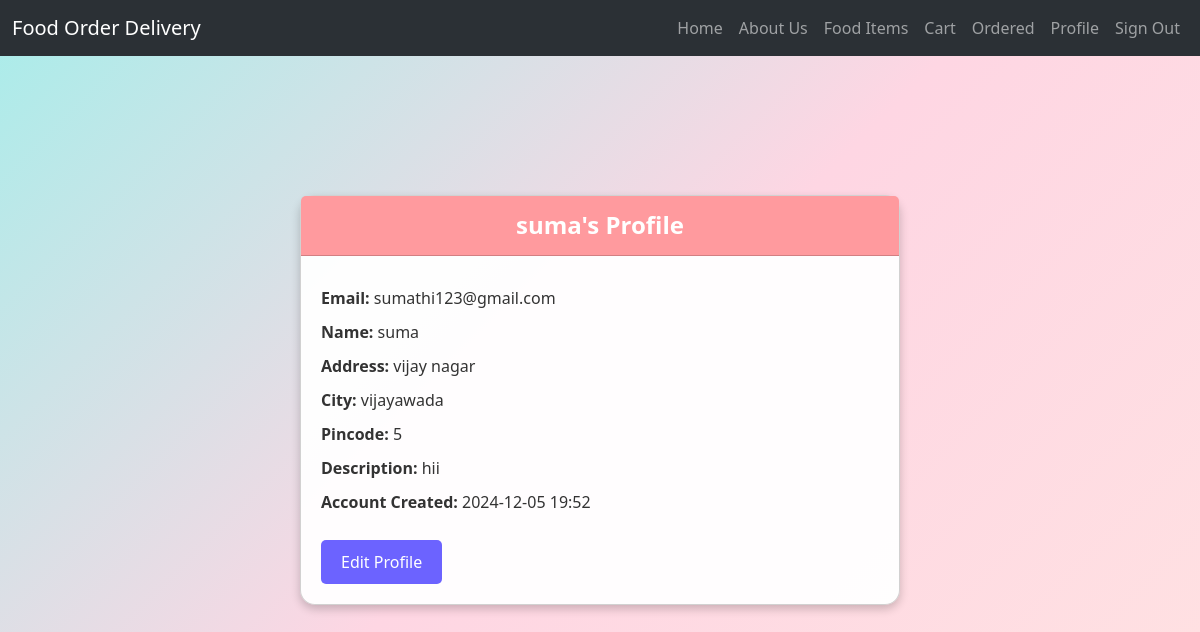
/customer/profile/ (signed in), run on the app's committed database.
### customer/models.py (models this page shows, shortened)
class Customer(models.Model):
    emailId = models.EmailField(max_length=200, unique=True)  # Use snake_case for consistency
    password = models.CharField(max_length=128)  # Increased to 128 for better password handling
    name = models.CharField(max_length=200)
    street = models.TextField()
    description = models.TextField(null=True, blank=True)
    pincode = models.IntegerField()
    city = models.CharField(max_length=100)
    created = models.DateTimeField(auto_now_add=True)

### customer/views.py (the view)
# urls.py: path('profile/', views.profile_view, name='profile'),
def profile_view(request):
    user_id = request.session.get('user_id')
    if not user_id:
        return redirect('customer:login')
    customer = Customer.objects.get(id=user_id)
    return render(request, 'customer/profile.html', {'user': customer})

### customer/templates/customer/profile.html (shortened to what this page needs)
{% extends "accounts/base.html" %} {% block title %}Your Profile{% endblock %}
{% block content %}
<div class="container mt-4">
  <div class="card">
    <div class="card-header">
      <h5 class="card-title">{{ user.name }}'s Profile</h5>
    </div>
    <div class="card-body">
      <p><strong>Email:</strong> {{ user.emailId }}</p>
      <p><strong>Name:</strong> {{ user.name }}</p>
      <p><strong>Address:</strong> {{ user.street }}</p>
      <p><strong>City:</strong> {{ user.city }}</p>
      <p><strong>Pincode:</strong> {{ user.pincode }}</p>
      <p><strong>Description:</strong> {{ user.description }}</p>
      <p>
        <strong>Account Created:</strong> {{ user.created|date:"Y-m-d H:i" }}
      </p>
      <a href="{% url 'customer:edit_profile' %}" class="btn btn-primary mt-3">
        Edit Profile
      </a>
    </div>
  </div>
</div>
{% endblock %}

### customer/templates/customer/profile.html (style rules this page uses)
body { background: linear-gradient(135deg, #a8edea, #fed6e3, #ffe2e2); background-size: cover; min-height: 100vh; }
.container { display: flex; justify-content: center; align-items: center; min-height: 80vh; }
.card { background-color: rgba(255, 255, 255, 0.95); border-radius: 15px; box-shadow: 0 4px 10px rgba(0, 0, 0, 0.2); width: 100%; max-width: 600px; }
.card-header { background: #ff9a9e; border-top-left-radius: 15px; border-top-right-radius: 15px; color: white; padding: 15px; text-align: center; }
.card-title { margin: 0; font-size: 24px; font-weight: bold; }
.card-body { padding: 20px; }
.card-body p { font-size: 16px; margin: 10px 0; color: #333; }
.btn-primary { background-color: #6c63ff; border: none; border-radius: 5px; padding: 10px 20px; }

### data on the page
Customer: name "suma", emailId "sumathi123@gmail.com", street "vijay nagar", city "vijayawada", pincode "5", description "hii", created "2024-12-05 19:52"
